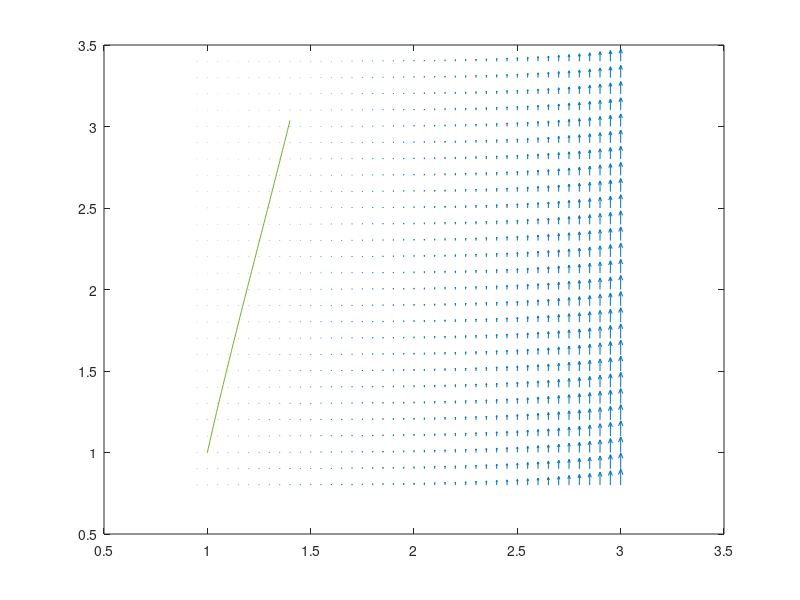

This chart was generated by the following MATLAB code:
% syms y(t) ;
% egyenlet = diff(y,t) == y/t + t*y^2 ;
% dsolve(egyenlet, y(1)==1)


clear ;
clf ;

f = @(t,y) -2*y.*exp(t) + y.^2 + exp(2*t) + exp(t) ;

tb = 0.95:0.05:3 ;
yb = 0.8:0.1:3.4 ;

[T, Y] = meshgrid(tb, yb) ;

dY = f(T, Y) ;
dT = ones(size(dY)) ;

quiver(T,Y,dT,dY) ;

% 3t/(4-t^3), y(1)=1
% y(1.4) = 3 ?
C = (2-exp(1))/(1-exp(1)) 
sol = @(t) 1 ./ (C-t) + exp(t);
xx = linspace(1,1.4) ;
hold on ;
plot(xx, sol(xx)) ;

pontos = sol(3)

% lepes = 100 ;
% 
% % Euler
% t0 = 1; y0 = 1; 
% tv = 1.4 ;
% dt = (tv -t0)/lepes ;
% plot(t0,y0,'*k') ;
% for i=1:lepes
%   y0 = y0 + dt * f(t0,y0) ;
%   t0 = t0+dt ;
%   plot(t0,y0,'*k') ;
% end
% 
% abs(pontos-y0)









